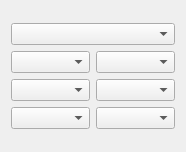
<?xml version="1.0" encoding="UTF-8"?>
<ui version="4.0">
 <class>AudioSourceConfig</class>
 <widget class="QWidget" name="AudioSourceConfig">
  <property name="geometry">
   <rect>
    <x>0</x>
    <y>0</y>
    <width>186</width>
    <height>152</height>
   </rect>
  </property>
  <property name="windowTitle">
   <string>Form</string>
  </property>
  <layout class="QGridLayout" name="gridLayout">
   <item row="0" column="0">
    <layout class="QVBoxLayout" name="verticalLayout">
     <item>
      <widget class="QComboBox" name="Device"/>
     </item>
     <item>
      <layout class="QGridLayout" name="gridLayout_2">
       <item row="2" column="0">
        <widget class="QComboBox" name="SampleType"/>
       </item>
       <item row="1" column="0">
        <widget class="QComboBox" name="SampleSize"/>
       </item>
       <item row="0" column="1">
        <widget class="QComboBox" name="SampleRate"/>
       </item>
       <item row="1" column="1">
        <widget class="QComboBox" name="ByteOdrer"/>
       </item>
       <item row="2" column="1">
        <widget class="QComboBox" name="Codec"/>
       </item>
       <item row="0" column="0">
        <widget class="QComboBox" name="ChannelNumber"/>
       </item>
      </layout>
     </item>
    </layout>
   </item>
  </layout>
 </widget>
 <resources/>
 <connections/>
</ui>
